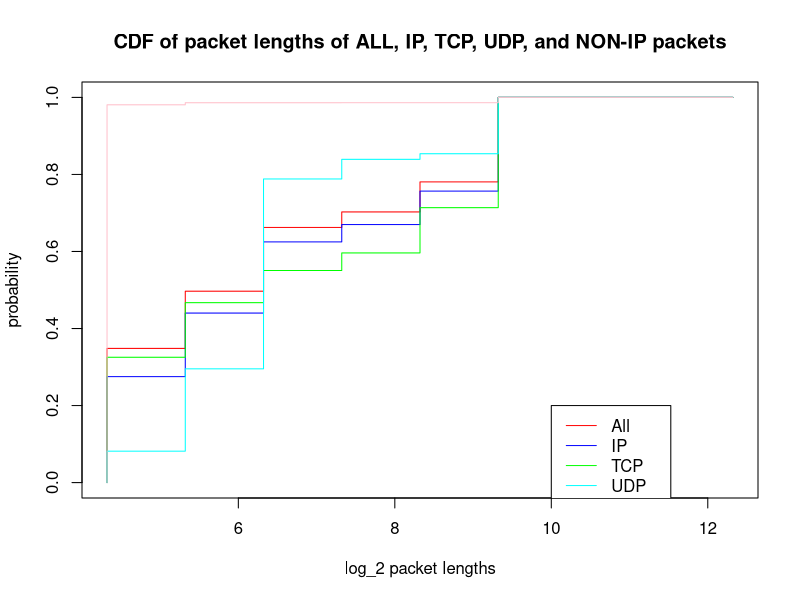

Generate this figure with R:
data_all= read.csv(file="../../data/perpacket/packet_lengths_all.csv", header=TRUE, sep=",")
data_ip = read.csv(file="../../data/perpacket/packet_lengths_ip.csv", header=TRUE, sep=",")
data_tcp = read.csv(file="../../data/perpacket/packet_lengths_tcp.csv", header=TRUE, sep=",")
data_udp = read.csv(file="../../data/perpacket/packet_lengths_udp.csv", header=TRUE, sep=",")
data_nonip = read.csv(file="../../data/perpacket/packet_lengths_nonip.csv", header=TRUE, sep=",")

all_counts = data_all$Count[-1]
ip_counts = data_ip$Count[-1]
tcp_counts = data_tcp$Count[-1]
udp_counts = data_udp$Count[-1]
nonip_counts = data_nonip$Count[-1]

all_probs = cumsum(all_counts)/data_all$Count[1]
ip_probs = cumsum(ip_counts)/data_ip$Count[1]
tcp_probs = cumsum(tcp_counts)/data_tcp$Count[1]
udp_probs = cumsum(udp_counts)/data_udp$Count[1]
udp_probs = cumsum(udp_counts)/data_udp$Count[1]
nonip_probs = cumsum(nonip_counts)/data_nonip$Count[1]

lengths = c(0,20,40,80,160,320,640,1280,2560,5120)
log_lengths = log(lengths,2)

plot(log_lengths, all_probs, col="red", type="S", main="CDF of packet lengths of ALL, IP, TCP, UDP, and NON-IP packets", xlab="log_2 packet lengths", ylab="probability")
lines(log_lengths, ip_probs, col="blue", type="S")
lines(log_lengths, tcp_probs, col="green", type="S")
lines(log_lengths, udp_probs, col="cyan", type="S")
lines(log_lengths, nonip_probs, col="pink", type="S")
legend(10,0.2, legend=c("All","IP", "TCP", "UDP", "Non-IP"), col=c("red", "blue", "green", "cyan", "pink"), lty=1)
dev.print(png, '../../plots/perpacket/packetsize_all.png', width=500)

quit()
